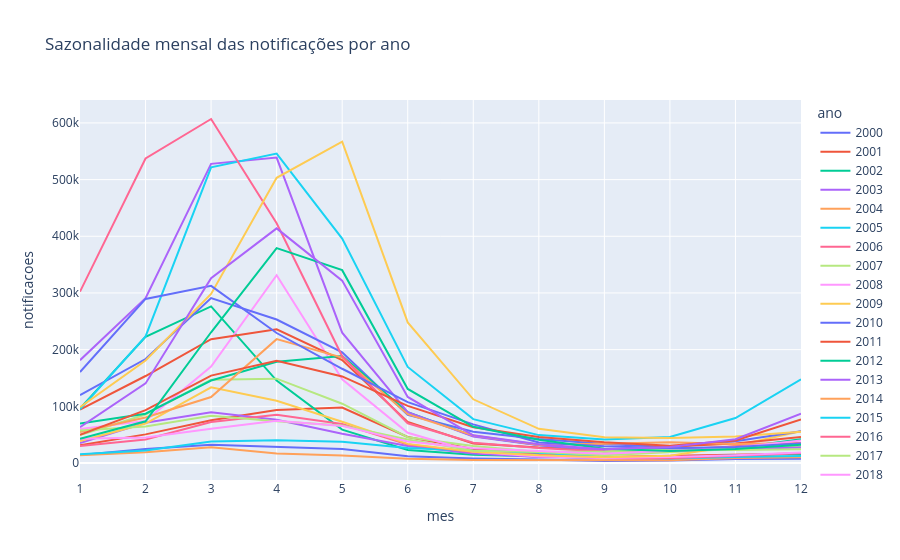

The notebook cell saved with this chart:
### Code cell
serie_mensal = dados['mensal'].to_pandas()
px.line(
    serie_mensal, x='mes', y='notificacoes', color='ano',
    title='Sazonalidade mensal das notificações por ano',
).update_xaxes(dtick=1)

### Figure 1 — Plotly figure (JSON) as saved in the notebook; plotly's stock layout.template omitted (floating-point values rounded to 4 significant figures)
{"data": [{"hovertemplate": "ano=2000<br>mes=%{x}<br>notificacoes=%{y}<extra></extra>", "legendgroup": "2000", "line": {"color": "#636efa", "dash": "solid"}, "marker": {"symbol": "circle"}, "mode": "lines", "name": "2000", "orientation": "h", "showlegend": true, "type": "scatter", "x": [1, 2, 3, 4, 5, 6, 7, 8, 9, 10, 11, 12], "xaxis": "x", "y": [14207, 24740, 32163, 28898, 24669, 11933, 7862, 6022, 3551, 4367, 7011, 7432], "yaxis": "y"}, {"hovertemplate": "ano=2001<br>mes=%{x}<br>notificacoes=%{y}<extra></extra>", "legendgroup": "2001", "line": {"color": "#EF553B", "dash": "solid"}, "marker": {"symbol": "circle"}, "mode": "lines", "name": "2001", "orientation": "h", "showlegend": true, "type": "scatter", "x": [1, 2, 3, 4, 5, 6, 7, 8, 9, 10, 11, 12], "xaxis": "x", "y": [31479, 50508, 75367, 93455, 97888, 45988, 24622, 16016, 10496, 12340, 13757, 16674], "yaxis": "y"}, {"hovertemplate": "ano=2002<br>mes=%{x}<br>notificacoes=%{y}<extra></extra>", "legendgroup": "2002", "line": {"color": "#00cc96", "dash": "solid"}, "marker": {"symbol": "circle"}, "mode": "lines", "name": "2002", "orientation": "h", "showlegend": true, "type": "scatter", "x": [1, 2, 3, 4, 5, 6, 7, 8, 9, 10, 11, 12], "xaxis": "x", "y": [96290, 222672, 276390, 145382, 58981, 23028, 14663, 11976, 8796, 9245, 13887, 15783], "yaxis": "y"}, {"hovertemplate": "ano=2003<br>mes=%{x}<br>notificacoes=%{y}<extra></extra>", "legendgroup": "2003", "line": {"color": "#ab63fa", "dash": "solid"}, "marker": {"symbol": "circle"}, "mode": "lines", "name": "2003", "orientation": "h", "showlegend": true, "type": "scatter", "x": [1, 2, 3, 4, 5, 6, 7, 8, 9, 10, 11, 12], "xaxis": "x", "y": [35291, 71116, 89553, 76166, 51570, 30018, 16679, 10510, 8971, 7230, 8415, 11090], "yaxis": "y"}, {"hovertemplate": "ano=2004<br>mes=%{x}<br>notificacoes=%{y}<extra></extra>", "legendgroup": "2004", "line": {"color": "#FFA15A", "dash": "solid"}, "marker": {"symbol": "circle"}, "mode": "lines", "name": "2004", "orientation": "h", "showlegend": true, "type": "scatter", "x": [1, 2, 3, 4, 5, 6, 7, 8, 9, 10, 11, 12], "xaxis": "x", "y": [13868, 18874, 27891, 16568, 13126, 7720, 5527, 5042, 4414, 4689, 9003, 10145], "yaxis": "y"}, {"hovertemplate": "ano=2005<br>mes=%{x}<br>notificacoes=%{y}<extra></extra>", "legendgroup": "2005", "line": {"color": "#19d3f3", "dash": "solid"}, "marker": {"symbol": "circle"}, "mode": "lines", "name": "2005", "orientation": "h", "showlegend": true, "type": "scatter", "x": [1, 2, 3, 4, 5, 6, 7, 8, 9, 10, 11, 12], "xaxis": "x", "y": [15564, 22225, 37975, 40319, 37430, 26656, 21759, 18147, 10751, 7853, 10584, 12238], "yaxis": "y"}, {"hovertemplate": "ano=2006<br>mes=%{x}<br>notificacoes=%{y}<extra></extra>", "legendgroup": "2006", "line": {"color": "#FF6692", "dash": "solid"}, "marker": {"symbol": "circle"}, "mode": "lines", "name": "2006", "orientation": "h", "showlegend": true, "type": "scatter", "x": [1, 2, 3, 4, 5, 6, 7, 8, 9, 10, 11, 12], "xaxis": "x", "y": [29811, 41464, 72342, 85193, 68930, 32616, 19220, 14297, 8187, 8473, 13288, 17201], "yaxis": "y"}, {"hovertemplate": "ano=2007<br>mes=%{x}<br>notificacoes=%{y}<extra></extra>", "legendgroup": "2007", "line": {"color": "#B6E880", "dash": "solid"}, "marker": {"symbol": "circle"}, "mode": "lines", "name": "2007", "orientation": "h", "showlegend": true, "type": "scatter", "x": [1, 2, 3, 4, 5, 6, 7, 8, 9, 10, 11, 12], "xaxis": "x", "y": [49543, 85627, 147095, 148785, 104646, 45514, 29876, 19514, 13475, 19228, 24845, 28949], "yaxis": "y"}, {"hovertemplate": "ano=2008<br>mes=%{x}<br>notificacoes=%{y}<extra></extra>", "legendgroup": "2008", "line": {"color": "#FF97FF", "dash": "solid"}, "marker": {"symbol": "circle"}, "mode": "lines", "name": "2008", "orientation": "h", "showlegend": true, "type": "scatter", "x": [1, 2, 3, 4, 5, 6, 7, 8, 9, 10, 11, 12], "xaxis": "x", "y": [59784, 74333, 170146, 331341, 147777, 53312, 19981, 11659, 8691, 10411, 13545, 18343], "yaxis": "y"}, {"hovertemplate": "ano=2009<br>mes=%{x}<br>notificacoes=%{y}<extra></extra>", "legendgroup": "2009", "line": {"color": "#FECB52", "dash": "solid"}, "marker": {"symbol": "circle"}, "mode": "lines", "name": "2009", "orientation": "h", "showlegend": true, "type": "scatter", "x": [1, 2, 3, 4, 5, 6, 7, 8, 9, 10, 11, 12], "xaxis": "x", "y": [38961, 69558, 133604, 109720, 72798, 33762, 19687, 13488, 10205, 12626, 30393, 55856], "yaxis": "y"}, {"hovertemplate": "ano=2010<br>mes=%{x}<br>notificacoes=%{y}<extra></extra>", "legendgroup": "2010", "line": {"color": "#636efa", "dash": "solid"}, "marker": {"symbol": "circle"}, "mode": "lines", "name": "2010", "orientation": "h", "showlegend": true, "type": "scatter", "x": [1, 2, 3, 4, 5, 6, 7, 8, 9, 10, 11, 12], "xaxis": "x", "y": [119830, 183451, 290978, 253099, 195195, 85113, 55250, 42301, 33499, 28362, 38259, 55917], "yaxis": "y"}, {"hovertemplate": "ano=2011<br>mes=%{x}<br>notificacoes=%{y}<extra></extra>", "legendgroup": "2011", "line": {"color": "#EF553B", "dash": "solid"}, "marker": {"symbol": "circle"}, "mode": "lines", "name": "2011", "orientation": "h", "showlegend": true, "type": "scatter", "x": [1, 2, 3, 4, 5, 6, 7, 8, 9, 10, 11, 12], "xaxis": "x", "y": [94107, 153489, 218462, 235929, 181648, 72397, 34555, 27516, 23496, 28294, 34253, 45865], "yaxis": "y"}, {"hovertemplate": "ano=2012<br>mes=%{x}<br>notificacoes=%{y}<extra></extra>", "legendgroup": "2012", "line": {"color": "#00cc96", "dash": "solid"}, "marker": {"symbol": "circle"}, "mode": "lines", "name": "2012", "orientation": "h", "showlegend": true, "type": "scatter", "x": [1, 2, 3, 4, 5, 6, 7, 8, 9, 10, 11, 12], "xaxis": "x", "y": [69719, 87044, 145482, 178729, 188719, 89656, 47587, 31833, 20770, 22135, 26423, 42083], "yaxis": "y"}, {"hovertemplate": "ano=2013<br>mes=%{x}<br>notificacoes=%{y}<extra></extra>", "legendgroup": "2013", "line": {"color": "#ab63fa", "dash": "solid"}, "marker": {"symbol": "circle"}, "mode": "lines", "name": "2013", "orientation": "h", "showlegend": true, "type": "scatter", "x": [1, 2, 3, 4, 5, 6, 7, 8, 9, 10, 11, 12], "xaxis": "x", "y": [181447, 290850, 527741, 538898, 229953, 89823, 46927, 31160, 22373, 21531, 24849, 27261], "yaxis": "y"}, {"hovertemplate": "ano=2014<br>mes=%{x}<br>notificacoes=%{y}<extra></extra>", "legendgroup": "2014", "line": {"color": "#FFA15A", "dash": "solid"}, "marker": {"symbol": "circle"}, "mode": "lines", "name": "2014", "orientation": "h", "showlegend": true, "type": "scatter", "x": [1, 2, 3, 4, 5, 6, 7, 8, 9, 10, 11, 12], "xaxis": "x", "y": [54497, 80242, 116387, 218551, 186028, 86121, 48748, 32189, 33856, 36731, 33707, 35114], "yaxis": "y"}, {"hovertemplate": "ano=2015<br>mes=%{x}<br>notificacoes=%{y}<extra></extra>", "legendgroup": "2015", "line": {"color": "#19d3f3", "dash": "solid"}, "marker": {"symbol": "circle"}, "mode": "lines", "name": "2015", "orientation": "h", "showlegend": true, "type": "scatter", "x": [1, 2, 3, 4, 5, 6, 7, 8, 9, 10, 11, 12], "xaxis": "x", "y": [94788, 223393, 521693, 545846, 395894, 169466, 77465, 49210, 41540, 46052, 79277, 147561], "yaxis": "y"}, {"hovertemplate": "ano=2016<br>mes=%{x}<br>notificacoes=%{y}<extra></extra>", "legendgroup": "2016", "line": {"color": "#FF6692", "dash": "solid"}, "marker": {"symbol": "circle"}, "mode": "lines", "name": "2016", "orientation": "h", "showlegend": true, "type": "scatter", "x": [1, 2, 3, 4, 5, 6, 7, 8, 9, 10, 11, 12], "xaxis": "x", "y": [302334, 537245, 606905, 422945, 188279, 70090, 35811, 26453, 20422, 23116, 29616, 34804], "yaxis": "y"}, {"hovertemplate": "ano=2017<br>mes=%{x}<br>notificacoes=%{y}<extra></extra>", "legendgroup": "2017", "line": {"color": "#B6E880", "dash": "solid"}, "marker": {"symbol": "circle"}, "mode": "lines", "name": "2017", "orientation": "h", "showlegend": true, "type": "scatter", "x": [1, 2, 3, 4, 5, 6, 7, 8, 9, 10, 11, 12], "xaxis": "x", "y": [57270, 64307, 83252, 73713, 66279, 41386, 21803, 19254, 20114, 23979, 22883, 24243], "yaxis": "y"}, {"hovertemplate": "ano=2018<br>mes=%{x}<br>notificacoes=%{y}<extra></extra>", "legendgroup": "2018", "line": {"color": "#FF97FF", "dash": "solid"}, "marker": {"symbol": "circle"}, "mode": "lines", "name": "2018", "orientation": "h", "showlegend": true, "type": "scatter", "x": [1, 2, 3, 4, 5, 6, 7, 8, 9, 10, 11, 12], "xaxis": "x", "y": [42603, 44914, 60522, 74419, 65479, 37920, 26181, 21401, 16406, 21654, 27515, 39562], "yaxis": "y"}, {"hovertemplate": "ano=2019<br>mes=%{x}<br>notificacoes=%{y}<extra></extra>", "legendgroup": "2019", "line": {"color": "#FECB52", "dash": "solid"}, "marker": {"symbol": "circle"}, "mode": "lines", "name": "2019", "orientation": "h", "showlegend": true, "type": "scatter", "x": [1, 2, 3, 4, 5, 6, 7, 8, 9, 10, 11, 12], "xaxis": "x", "y": [98582, 180747, 298283, 503165, 566832, 248034, 112414, 60323, 45467, 44328, 46703, 55269], "yaxis": "y"}, {"hovertemplate": "ano=2020<br>mes=%{x}<br>notificacoes=%{y}<extra></extra>", "legendgroup": "2020", "line": {"color": "#636efa", "dash": "solid"}, "marker": {"symbol": "circle"}, "mode": "lines", "name": "2020", "orientation": "h", "showlegend": true, "type": "scatter", "x": [1, 2, 3, 4, 5, 6, 7, 8, 9, 10, 11, 12], "xaxis": "x", "y": [160613, 289466, 312584, 229339, 166284, 107474, 68205, 36125, 29463, 26101, 28250, 34413], "yaxis": "y"}, {"hovertemplate": "ano=2021<br>mes=%{x}<br>notificacoes=%{y}<extra></extra>", "legendgroup": "2021", "line": {"color": "#EF553B", "dash": "solid"}, "marker": {"symbol": "circle"}, "mode": "lines", "name": "2021", "orientation": "h", "showlegend": true, "type": "scatter", "x": [1, 2, 3, 4, 5, 6, 7, 8, 9, 10, 11, 12], "xaxis": "x", "y": [49675, 93207, 154245, 180381, 152715, 100710, 63224, 45761, 36448, 30484, 39672, 76647], "yaxis": "y"}, {"hovertemplate": "ano=2022<br>mes=%{x}<br>notificacoes=%{y}<extra></extra>", "legendgroup": "2022", "line": {"color": "#00cc96", "dash": "solid"}, "marker": {"symbol": "circle"}, "mode": "lines", "name": "2022", "orientation": "h", "showlegend": true, "type": "scatter", "x": [1, 2, 3, 4, 5, 6, 7, 8, 9, 10, 11, 12], "xaxis": "x", "y": [42635, 73540, 230630, 379153, 340209, 130619, 63877, 40948, 25219, 21266, 24789, 32210], "yaxis": "y"}, {"hovertemplate": "ano=2023<br>mes=%{x}<br>notificacoes=%{y}<extra></extra>", "legendgroup": "2023", "line": {"color": "#ab63fa", "dash": "solid"}, "marker": {"symbol": "circle"}, "mode": "lines", "name": "2023", "orientation": "h", "showlegend": true, "type": "scatter", "x": [1, 2, 3, 4, 5, 6, 7, 8, 9, 10, 11, 12], "xaxis": "x", "y": [63232, 140428, 326091, 413915, 321808, 116536, 48851, 33021, 24391, 28138, 42047, 86818], "yaxis": "y"}], "layout": {"legend": {"title": {"text": "ano"}, "tracegroupgap": 0}, "title": {"text": "Sazonalidade mensal das notificações por ano"}, "xaxis": {"anchor": "y", "domain": [0, 1], "dtick": 1, "title": {"text": "mes"}}, "yaxis": {"anchor": "x", "domain": [0, 1], "title": {"text": "notificacoes"}}}}
